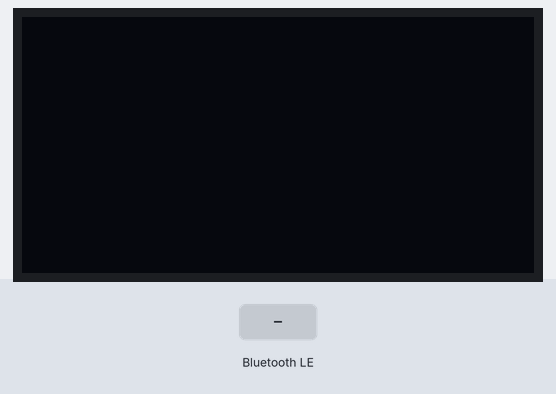
A sketch run on a simulated ESP32. Shown: 128×64 one-colour display. The test bench sets the inputs (shaded band). Nothing arrives over Bluetooth unless stated; a phone connects over Bluetooth LE 3 s after start; what the sketch prints to the serial monitor is not drawn.

Above: at 3.2 s.
3.3 s: Bluetooth LE write "demo" received
At 4.0 s:
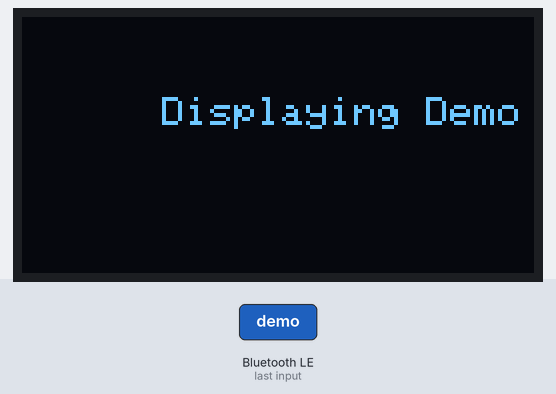
12.3 s: Bluetooth LE write "drawX" received
At 14.1 s:
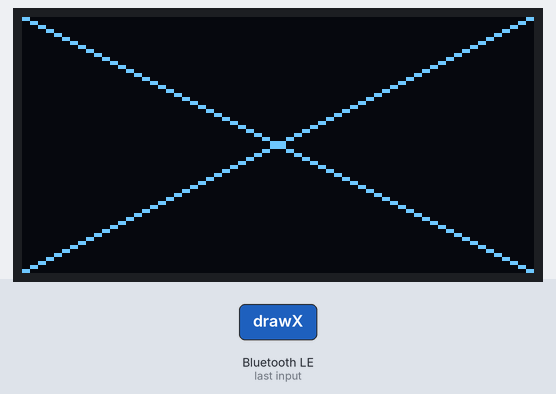
15.1 s: Bluetooth LE write "demo" received
At 23.6 s:
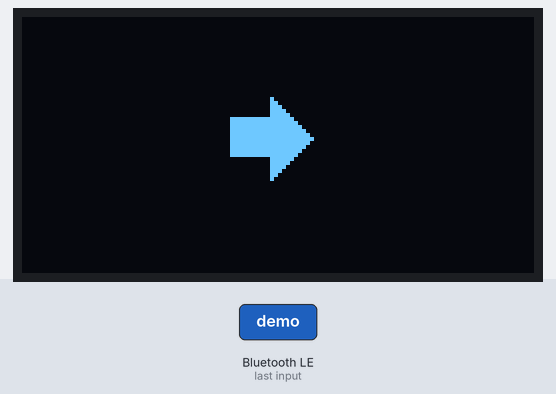
Timing chart, 0 to 25.1 s (numbered marks = the images above; inputs shaded):
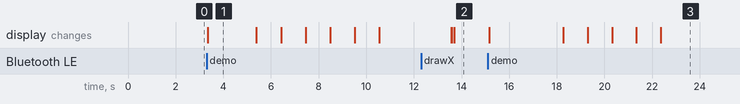

The sketch:

Glasses_Code_V.02.ino
```cpp
/*
Author: Aron Stelter
Datum:  26.09.2024
Version:2.0
*/

#include <Wire.h>
#include <math.h>
#include <Adafruit_GFX.h>
#include <Adafruit_SSD1306.h>
#include <BLEDevice.h>
#include <BLEUtils.h>
#include <BLEServer.h>
#include <BLE2902.h>

BLEServer *pServer = NULL; //globaler leerer pointer für pServer
BLECharacteristic *pCharacteristic = NULL; //globaler leerer pointer für pCharacteristic
BLEDescriptor *pDescr; //globaler leerer pointer für pDecriptor
BLE2902 *pBLE2902_1; //global definierter pointer für BLE2902_1

#define SCREEN_WIDTH 128 //screen länge
#define SCREEN_HEIGHT 64 //screen höhe

Adafruit_SSD1306 display(SCREEN_WIDTH, SCREEN_HEIGHT, &Wire, -1); //initialisierung des Displays

#define SERVICE_UUID        "4fafc201-1fb5-459e-8fcc-c5c9c331914b"
#define CHARACTERISTIC_UUID "beb5483e-36e1-4688-b7f5-ea07361b26a8"

void  writeMyText (String command){ //diese Methode schreibt den Parameter auf den screen.
  display.clearDisplay();
  display.display();
  display.setCursor(35,20);
  display.println(command);
  display.display();
}

void scrollPls (int time){ //diese Methode scrollt den Text auf dem Screen für eine Parameter definierte Dauer nach links
  display.startscrollleft(0x00, 0x0F);
  delay(time);
  display.stopscroll();
}

void fitMyText(String command){ //diese Methode teilt den String des Nutzers in kleinere Substrings, sonst passt der Text nicht auf den Screen
  Serial.println("This is my String: " + command);
  display.clearDisplay();
  display.display();
  display.setCursor(35,20);
  String onDisplay;
  for (int i = 0; i <= command.length(); i+=10){
    if(i+10 <= command.length()){
      onDisplay = command.substring(i,i+10);
      writeMyText(onDisplay);
      Serial.println("This is on Display rn: " + onDisplay);
      delay(1000);
      scrollPls(4000);
    }
    else {
      onDisplay = command.substring(i,command.length());
      writeMyText(onDisplay);
      Serial.println("This is on final Display rn: " + onDisplay);
      delay(1000);
      scrollPls(4000);
    }
  }
}

void onWriteLogic(String command){ //Dieser Code wird ausgeführt wenn der Nutzer etwas an den Server schreibt. Hier wird unterschieden ob es ein Kommando ist und ob gescrollt werden soll.

  if (command == "demo"){ //Spielt eine kleine Demo ab
    writeMyText("Displaying Demo");
    delay(2000);
    textDemo();
    delay(2000);
    writeMyText("Waiting for command");
  }
  else if (command == "komoot"){ //Ein Platzhalter für unsere Komoot app Kompatibilität
    writeMyText("Work in Progress");
    delay(2000);
    writeMyText("Waiting for command");
  }
  else if (command == "drawX"){ //Malt ein X auf den Bildschirm für das Zentrieren von Text und Optik
    display.clearDisplay();
    display.display();
    drawCenterLines();
    display.display();
  }
  else if (command.length() > 10){ //Falls ein Text >10 Zeichen hat soll dieser gescrollt werden
    fitMyText(command);
  }
  else {
    writeMyText(command); //Falls ein Text <10 Zeichen hat soll er statisch angezeigt werden
  }
}

class CharacteristicCallBack: public BLECharacteristicCallbacks { //Diese Funktion überschreibt das Verhalten des Servers.
  void onWrite(BLECharacteristic *pChar) override { //Statt ständigem aussenden der Info, führt der Server nur Code aus wenn er vom Nutzer Info bekommt
    String pChar2_value_stdstr = pChar -> getValue();
    String pChar2_value_string = String(pChar2_value_stdstr.c_str());
    Serial.println(pChar2_value_string);
    onWriteLogic(pChar2_value_string);
  }
};

void setup() {
  // put your setup code here, to run once:
  Serial.begin(115200);
  Serial.println("Starting BLE work!");

  if(!display.begin(SSD1306_SWITCHCAPVCC, 0x3C)) { //failsafe für den Display
    Serial.println(F("SSD1306 allocation failed"));
    for(;;);
  }

  delay(2000);
  display.clearDisplay();
  display.setTextSize(1);
  display.setTextColor(WHITE);
  display.display(); //setup für den Display

  BLEDevice::init("Benchie Brille"); //Hier passiert das ganze Setup für die BLE Technik
  pServer = BLEDevice::createServer();
  BLEService *pService = pServer->createService(SERVICE_UUID);
  pCharacteristic =
    pService->createCharacteristic(CHARACTERISTIC_UUID,
                                   BLECharacteristic::PROPERTY_READ |
                                   BLECharacteristic::PROPERTY_WRITE
                                   );

  pCharacteristic->setValue("Waiting for command");

  //Descriptor time
  pDescr = new BLEDescriptor((uint16_t)0x2901); //Hier wird eine Description hinzugefügt
  pDescr->setValue("Console");
  pCharacteristic->addDescriptor(pDescr);

  pBLE2902_1 = new BLE2902();
  pBLE2902_1->setNotifications(true);
  pCharacteristic->addDescriptor(pBLE2902_1);

  //time for the callback Function
  pCharacteristic->setCallbacks(new CharacteristicCallBack()); //Hier wird die Callback function hinzugefügt

  pService->start();
  // BLEAdvertising *pAdvertising = pServer->getAdvertising();  // this still is working for backward commandpatibility
  BLEAdvertising *pAdvertising = BLEDevice::getAdvertising(); //Mit diesem Code wird die Brille gefunden
  pAdvertising->addServiceUUID(SERVICE_UUID);
  pAdvertising->setScanResponse(true);
  pAdvertising->setMinPreferred(0x06);  // functions that help with iPhone connections issue
  pAdvertising->setMinPreferred(0x12);
  BLEDevice::startAdvertising();
  Serial.println("Characteristic defined! Now you can read it in your phone!");
}

//pCharacteristics is for user input / user info
//pCharacteristics_1 is for the Data on the Display
void loop() {

}

void drawCenterLines(){ //drawing a debug X for offset finding
  display.drawLine(0, 0, 127, 63, WHITE);
  display.drawLine(127, 0, 0, 63, WHITE);
}

void drawArrowUp(){ // Hier wird ein Pfeil nach oben gemalt
  int offsetX = 52; //offset X
  int offsetY = 20; //offset Y
  display.fillTriangle(10 + offsetX,  0 + offsetY,
                        0 + offsetX, 10 + offsetY,
                       20 + offsetX, 10 + offsetY, WHITE);

  display.fillRect(5+offsetX, 10+offsetY, 10, 10, WHITE);
  //Triangle Size: 10, 0, 0, 10, 20, 10
  //Rectangle Size: 5, 10, 10, 10
}

void drawArrowDown(){ // Hier wird ein Pfeil nach unten gemalt
  int offsetX = 52; //offset X
  int offsetY = 20; //offset Y
  display.fillTriangle(10 + offsetX, 20 + offsetY,
                        0 + offsetX, 10 + offsetY,
                       20 + offsetX, 10 + offsetY, WHITE);

  display.fillRect(5+offsetX, 0+offsetY, 10, 10, WHITE);
}

void drawArrowLeft(){ // Hier wird ein Pfeil nach links gemalt
  int offsetX = 52; //offset X
  int offsetY = 20; //offset Y
  display.fillTriangle(0 + offsetX, 10 + offsetY,
                      10 + offsetX,  0 + offsetY,
                      10 + offsetX, 20 + offsetY, WHITE);

  display.fillRect(10 + offsetX, 5 + offsetY, 10, 10, WHITE);
}

void drawArrowRight(){ // Hier wird ein Pfeil nach rechts gemalt
  int offsetX = 52; //offset X
  int offsetY = 20; //offset Y
  display.fillTriangle(20 + offsetX, 10 + offsetY,
                       10 + offsetX,  0 + offsetY,
                       10 + offsetX, 20 + offsetY, WHITE);

  display.fillRect(0 + offsetX, 5 + offsetY, 10, 10, WHITE);
}

void textDemo(){ //Das ist die Demo welche man mit "demo" in der Konsole ausführen kann
  display.clearDisplay();
  display.display();
  display.setCursor(35,20);
  display.println("Hallo!");
  display.display();
  delay(1000);
  display.clearDisplay();
  display.setCursor(35,20);
  display.println("Banane");
  display.display();
  delay(1000);
  display.clearDisplay();
  drawArrowUp();
  display.display();
  delay(1000);
  display.clearDisplay();
  drawArrowDown();
  display.display();
  delay(1000);
  display.clearDisplay();
  drawArrowLeft();
  display.display();
  delay(1000);
  display.clearDisplay();
  drawArrowRight();
  display.display();
  delay(1000);
  display.clearDisplay();
}
```

Measured:
- after the input at 3.3 s, the display: changes after 0.06 s (image 1)
- after the input at 12.3 s, the display: first differs from a run without the input after 1.4 s (image 2)
- after the input at 15.1 s, the display: first changes after 0.06 s (image 3 shows a later state)
- what the display in image 1 shows lasts 2.0 s, from 3.4 s to 5.4 s
